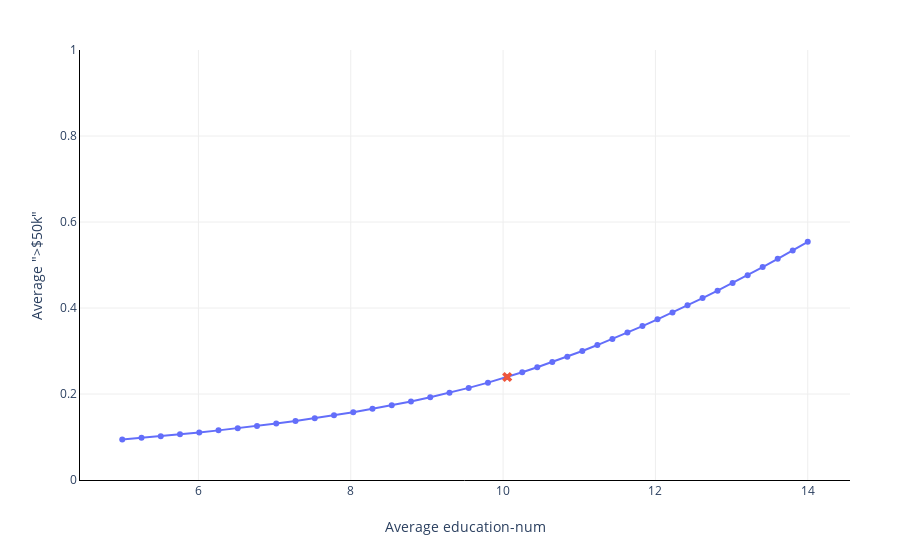

The code cell stored with this chart in its notebook:
### Markdown cell above
We can start by looking at how the probability of having a higher income changes with respect to the `education-num` variable, **as perceived by the model**.

### Code cell
explainer.plot_bias(
    X_test=X_test['education-num'],
    y_pred=y_pred
)

### Figure 1 — Plotly figure (JSON) as saved in the notebook; plotly's stock layout.template omitted (floating-point values rounded to 4 significant figures)
{"data": [{"hoverinfo": "x+y", "mode": "lines+markers", "showlegend": false, "type": "scatter", "x": [5, 5.253, 5.505, 5.758, 6.011, 6.264, 6.516, 6.769, 7.022, 7.274, 7.527, 7.78, 8.033, 8.285, 8.538, 8.791, 9.043, 9.296, 9.549, 9.801, 10.05, 10.25, 10.45, 10.65, 10.84, 11.04, 11.24, 11.44, 11.63, 11.83, 12.03, 12.22, 12.42, 12.62, 12.82, 13.01, 13.21, 13.41, 13.61, 13.8, 14], "y": [0.09436, 0.09805, 0.102, 0.1062, 0.1107, 0.1154, 0.1204, 0.1258, 0.1314, 0.1374, 0.1437, 0.1505, 0.1577, 0.1655, 0.1738, 0.1827, 0.1924, 0.2029, 0.2142, 0.2264, 0.2396, 0.2505, 0.2621, 0.2742, 0.2869, 0.3001, 0.3138, 0.3281, 0.3428, 0.358, 0.3736, 0.3897, 0.4061, 0.4231, 0.4404, 0.4582, 0.4764, 0.4951, 0.5143, 0.5339, 0.554]}, {"hoverinfo": "text", "marker": {"size": 9, "symbol": "x"}, "mode": "markers", "name": "Original mean", "showlegend": false, "text": ["Dataset mean"], "type": "scatter", "x": [10.05], "y": [0.2396]}], "layout": {"margin": {"r": 50, "t": 50}, "plot_bgcolor": "white", "xaxis": {"gridcolor": "#eee", "linecolor": "black", "showgrid": true, "showline": true, "title": {"text": "Average education-num"}, "zeroline": false}, "yaxis": {"gridcolor": "#eee", "linecolor": "black", "range": [0, 1], "showgrid": true, "showline": true, "title": {"text": "Average \">$50k\""}}}}
